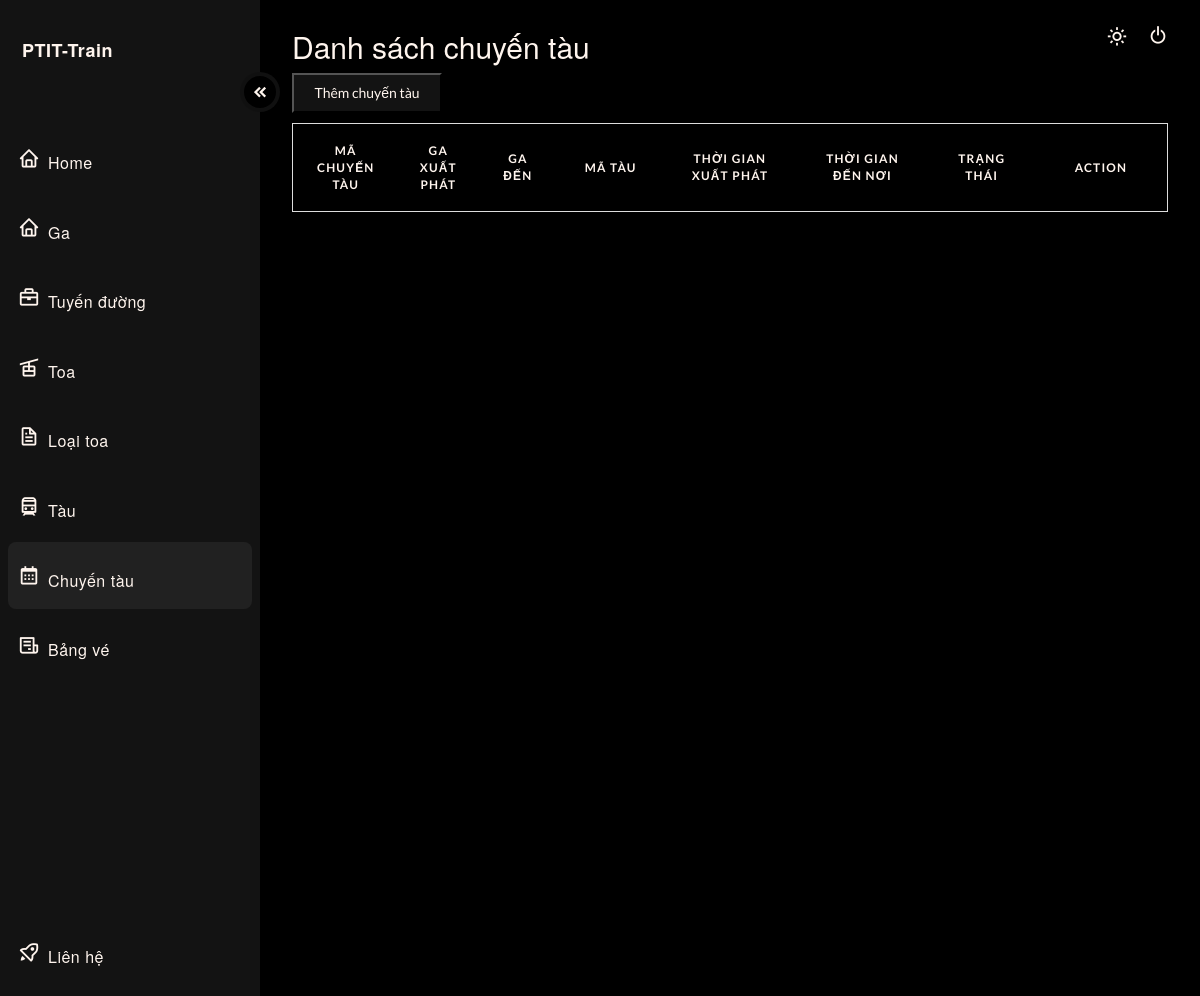
The page /?type=admin&page=chuyentau (signed in) on the database as committed earlier.
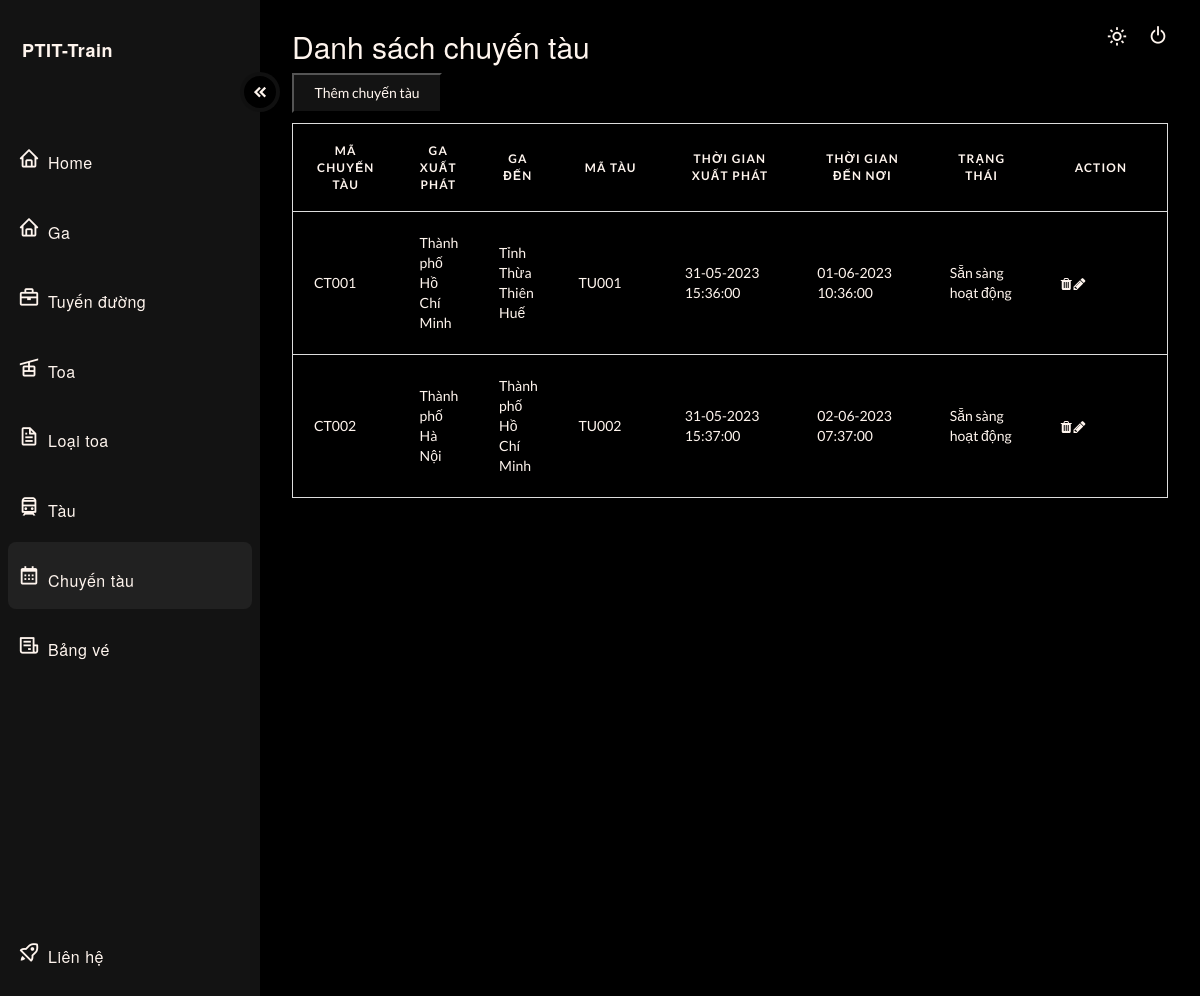
The same page on the database as committed later.
### tables this page shows
CREATE TABLE ChuyenTau(
  `MaChuyenTau` VARCHAR(20) PRIMARY KEY,
  `MaTuyenDuong` VARCHAR(20),
  `MaTau` VARCHAR(20),
  `ThoiGianXuatPhat` DATETIME,
  `TrangThai` TINYINT,
  FOREIGN KEY (`MaTuyenDuong`) REFERENCES `TuyenDuong`(`MaTuyenDuong`),
  FOREIGN KEY (`MaTau`) REFERENCES `Tau`(`MaTau`)
);

### src/controller/Controller.php (called while the page is built, shortened)
<?php
    class Controller{
        public function menu_bar(){
            include 'view/admin/menu_bar_admin.php';
        }
    }
?>

### src/index.php (called while the page is built)
<?php
    require 'route.php';
?>

### src/controller/ChuyenTauController.php (called while the page is built, shortened)
<?php
    class ChuyenTauController{
        public function index(){
            include './module/ChuyenTauModule/ChuyenTau.php';
            $arrChuyenTau= (new ChuyenTau)->load();
            include './view/admin/dashboard_chuyentau.php';
		}
    }
?>

### src/module/db.php (called while the page is built, shortened)
<?php
    class DB{
        private function conn() {
            $connectionString = "mysql:host=" . getenv('MYSQL_HOSTNAME') . ";dbname=" . getenv('MYSQL_DATABASE');
            $conn = new \PDO($connectionString, getenv('MYSQL_USER'), getenv('MYSQL_PASSWORD'));
            $conn->setAttribute(PDO::ATTR_ERRMODE, PDO::ERRMODE_EXCEPTION);
            return $conn;
        }
        public function select($sql, $params = null)
        {
            $connect = $this->conn();
            if($params != null){
                $res = $connect->prepare($sql);
                $res->execute($params);
            }
            else {
                $res = $connect->query($sql);
            }
            $res->setFetchMode(PDO::FETCH_ASSOC);
            return $res;
        }
    }
?>

### src/module/ChuyenTauModule/ChuyenTau.php (called while the page is built, shortened)
<?php
include_once "./module/db.php";
include "ChuyenTauObject.php";
    class ChuyenTau{
        function load(){
            try {
                $db = new DB();
                $sql = "select CT.*, TD_TMP.TenGaDiemDen, TD_TMP.TenGaXuatPhat, TD_TMP.ThoiGianChay, TD_TMP.XuatPhat, TD_TMP.DiemDen
                from ChuyenTau as CT,
                (
                    select tmp1.*, G2.TenGa as TenGaDiemDen
                    from
                    (
                        select TD.*, G.TenGa as TenGaXuatPhat
                        from Ga as G, TuyenDuong as TD
                        where G.MaGa = TD.XuatPhat
                    ) as tmp1, Ga as G2
                    where tmp1.DiemDen = G2.MaGa
                ) as TD_TMP where CT.MaTuyenDuong = TD_TMP.MaTuyenDuong";
                $sth = $db->select($sql);
                $arr = [];
                while($row = $sth->fetch()) {
                    $obj = new ChuyenTauObject($row);
                    $thoiGianXuatPhatTmp = new DateTime($obj->getThoiGianXuatPhat());
                    $obj->setThoiGianXuatPhat($thoiGianXuatPhatTmp->format('d-m-Y H:i:s'));
                    $thoiGianChayTmp = explode(':', $obj->getThoiGianChay());
                    $thoiGianChayInterval = new DateInterval(
                        'PT' . $thoiGianChayTmp[0] . 'H' . $thoiGianChayTmp[1] . 'M' . $thoiGianChayTmp[2] . 'S'
                    );
                    $thoiGianXuatPhatTmp->add($thoiGianChayInterval);
                    $thoiGianDenNoi = $thoiGianXuatPhatTmp->format('d-m-Y H:i:s');
                    $obj->setThoiGianDenNoi($thoiGianDenNoi);
                    if($obj->getTrangThai() == 0)
                        $obj->setTrangThaitxt("Sẵn sàng hoạt động");
                    else if($obj->getTrangThai() == 1)
                        $obj->setTrangThaitxt("Đang gặp sự cố");
                    $arr[] = $obj;
                }
                    return $arr;
                }
            catch (PDOException $e) {
                return  $sql . "<br>" . $e->getMessage();
            }
        }
    }
?>

### src/module/ChuyenTauModule/ChuyenTauObject.php (called while the page is built, shortened)
<?php
    class ChuyenTauObject{
        private $MaChuyenTau;
        private $MaTuyenDuong;
        private $TenGaXuatPhat;
        private $TenGaDiemDen;
        private $XuatPhat;
        private $DiemDen;
        private $MaTau;
        private $ThoiGianXuatPhat;
        private $ThoiGianChay;
        private $ThoiGianDenNoi;
        private $TrangThai;
        private $TrangThaitxt;
        public function __construct($row)
        {
            $this->MaChuyenTau = $row['MaChuyenTau'];
            $this->MaTuyenDuong = $row['MaTuyenDuong'];
            $this->MaTau = $row['MaTau'];
            $this->TenGaXuatPhat = $row['TenGaXuatPhat'];
            $this->TenGaDiemDen = $row['TenGaDiemDen'];
            $this->XuatPhat = $row['XuatPhat'];
            $this->DiemDen = $row['DiemDen'];
            $this->ThoiGianXuatPhat = $row['ThoiGianXuatPhat'];
            $this->ThoiGianChay = $row['ThoiGianChay'];
            $this->TrangThai = $row['TrangThai'];
        }
        public function getMaChuyenTau()
        {
                return $this->MaChuyenTau;
        }
        public function getMaTuyenDuong()
        {
                return $this->MaTuyenDuong;
        }
        public function getTenGaDiemDen()
        {
                return $this->TenGaDiemDen;
        }
        public function getTenGaXuatPhat()
        {
                return $this->TenGaXuatPhat;
        }
        public function getMaTau()
        {
                return $this->MaTau;
        }
        public function getThoiGianXuatPhat()
        {
                return $this->ThoiGianXuatPhat;
        }
        public function setThoiGianXuatPhat($ThoiGianXuatPhat)
        {
                $this->ThoiGianXuatPhat = $ThoiGianXuatPhat;
        }
        public function getThoiGianChay()
        {
                return $this->ThoiGianChay;
        }
        public function getTrangThai()
        {
                return $this->TrangThai;
        }
        public function getThoiGianDenNoi()
        {
                return $this->ThoiGianDenNoi;
        }
        public function setThoiGianDenNoi($ThoiGianDenNoi)
        {
                $this->ThoiGianDenNoi = $ThoiGianDenNoi;
        }
        public function getXuatPhat()
        {
                return $this->XuatPhat;
        }
        public function getDiemDen()
        {
                return $this->DiemDen;
        }
        public function getTrangThaitxt()
        {
                return $this->TrangThaitxt;
        }
        public function setTrangThaitxt($TrangThaitxt)
        {
                $this->TrangThaitxt = $TrangThaitxt;
        }
    }
?>

### src/view/admin/dashboard_chuyentau.php (the view, shortened to what this page needs)
  <main>
    <header>
      <div class="text">
        <h2>Danh sách chuyến tàu</h2>
  <table id="myTable">
  <button style="background-color:var(--accent-clr); color: var(--text);; width: 150px; height: 40px; margin-bottom: 10px;" id="addBtn">Thêm chuyến tàu</button>
  <thead>
    <tr>
      <th scope="col" width="80px">Mã chuyến tàu</th>
      <th scope="col" width="60px">Ga xuất phát</th>
      <th scope="col" width="60px">Ga đến</th>
      <th scope="col" width="80px">Mã tàu</th>
      <th scope="col" width="100px">Thời gian xuất phát</th>
      <th scope="col" width="100px">Thời gian đến nơi</th>
      <th scope="col" width="80px">Trạng thái</th>
      <th scope="col" width="100px">Action</th>
    </tr>
  </thead>
  <tbody>
    <?php foreach($arrChuyenTau as $each): ?>
    <tr>
      <td data-label="TripCode"><?php echo $each->getMaChuyenTau(); ?></td>
      <td data-label="GaXuatPhat" value="<?php echo $each->getXuatPhat(); ?>" data-ma-tuyen="<?php echo $each->getMaTuyenDuong(); ?>"><?php echo $each->getTenGaXuatPhat(); ?></td>
      <td data-label="GaDen" value="<?php echo $each->getDiemDen(); ?>"><?php echo $each->getTenGaDiemDen(); ?></td>
      <td data-label="TrainCode"><?php echo $each->getMaTau(); ?></td>
      <td data-label="TimeStart"><?php echo $each->getThoiGianXuatPhat(); ?></td>
      <td data-label="EndTime"><?php echo $each->getThoiGianDenNoi(); ?></td>
      <td data-label="Status" value="<?php echo $each->getTrangThai(); ?>"><?php echo $each->getTrangThaitxt(); ?></td>
      <td data-label="Period">
        <i class="fa fa-trash ticon"></i>
        <i class="fa fa-pencil"></i>
    </tr>
    <?php endforeach; ?>
  </tbody>
</table>
      </div>
      <div>
        <button style="position: absolute; top: 21px; right: 60px;" id="theme_switch">
          <i class='bx bx-sun'></i>
        </button>
      </div>
      <div>
        <button class="log" id="theme_switch">
          <i style="margin-left: 8px; position: absolute; margin-left: 8px;top: 24px;right: 23px;" class='bx bx-power-off'></i>
        </button>
      </div>
    </header>
  </main>
</div>
</body>
</html>

### src/route.php (shortened to what this page needs)
<?php
   require_once 'controller/Controller.php';
   require_once 'controller/ChuyenTauController.php';
    $action = $_GET['action'] ?? 'index';
    $page = $_GET['page'] ?? 'base';
    $type = $_GET['type'] ?? '';
    switch($type){
		case 'admin':
			switch($page){
                case 'chuyentau':
                    switch($action){
                        case 'index':
                            (new Controller)->menu_bar();
                            (new ChuyenTauController)->index();
                            break;
                    }
                    break;
			}
            break;
	}
?>

### src/view/admin/menu_bar_admin.php (shortened to what this page needs)
<!DOCTYPE html>
<html>
<head>
  <link rel="stylesheet" href="https://weareoutman.github.io/clockpicker/dist/jquery-clockpicker.min.css"></link>
  <link rel="stylesheet" href="https://cdn.jsdelivr.net/npm/sweetalert2@11.1.4/dist/sweetalert2.min.css">
  <link href="https://cdn.jsdelivr.net/npm/bootstrap@5.2.3/dist/css/bootstrap.min.css" rel="stylesheet">
	<link href='https://unpkg.com/boxicons@2.1.4/css/boxicons.min.css' rel='stylesheet'>
	<link rel="stylesheet" href="https://cdnjs.cloudflare.com/ajax/libs/font-awesome/4.7.0/css/font-awesome.min.css">
	<link rel="stylesheet" type="text/css" href="/view/css/dashboard.css">
    	<link rel="stylesheet" href="/view/css/train.css">
</head>
<body>
<div id="page_wrapper">
  <div id="sidenav" class="sidenav">
    <div class="sidenav_header">
      <div class="logo_section">
        <h3>PTIT-Train</h3>
      </div>
      <a href="?type=admin&page=home_admin" class="sidenav_link home">
        <i class='bx bx-home'></i>
        <h3>Home</h3>
      </a>
      <a href="?type=admin&page=ga" class="sidenav_link ga">
        <i class='bx bx-home'></i>
        <h3>Ga</h3>
      </a>
      <a href="?type=admin&page=tuyenduong" class="sidenav_link tuyenduong">
        <i class='bx bx-briefcase'></i>
        <h3>Tuyến đường</h3>
      </a>
      <a href="?type=admin&page=toa" class="sidenav_link toa">
        <i class='bx bx-cable-car'></i>
        <h3>Toa</h3>
      </a>
      <a href="?type=admin&page=loaitoa" class="sidenav_link loaitoa">
        <i class='bx bx-file'></i>
        <h3>Loại toa</h3>
      </a>
      <a href="?type=admin&page=tau" class="sidenav_link tau">
        <i class='bx bx-train'></i>
        <h3>Tàu</h3>
      </a>
      <a href="?type=admin&page=chuyentau" class="sidenav_link chuyentau">
        <i class='bx bx-calendar'></i>
        <h3>Chuyến tàu</h3>
      </a>
      <a href="?type=admin&page=bangve" class="sidenav_link bangve">
        <i class='bx bx-receipt'></i>
        <h3>Bảng vé</h3>
      </a>
    </div>
    <div class="sidenav_footer">
      <a href="?type=admin&page=lienhe" class="sidenav_link lienhe">
        <i class='bx bx-rocket'></i>
        <h3>Liên hệ</h3>
      </a>
  </div>
      <button id="nav_collapse_btn">
        <i class='bx bxs-chevrons-left'></i>
      </button>
</div>

### src/view/css/dashboard.css (style rules this page uses)
body { margin: 0px; padding: 0px; }
:root { --accent-clr: #131313; --accent-dark: #000000; --accent-light: rgba(155, 155, 155, .1); --text: seashell; }
#page_wrapper { height: 125vh; display: grid; grid-template-columns: 260px 1fr; font-family: 'Lato', sans-serif; box-sizing: border-box; background-color: var(--accent-dark); }
.sidenav { background-color: var(--accent-clr); height: 125vh; padding-inline: 8px; display: flex; flex-direction: column; position: relative; justify-content: space-between; }
.sidenav_link { display: flex; align-items: center; padding: 10px; margin-bottom: 2px; }
.sidenav_link.active { font-weight: 700; background-color: var(--accent-light); border-radius: 8px; }
.sidenav_link i { color: var(--text); }
.logo_section { height: 60px; margin-top: 16px; display: flex; align-items: center; margin-bottom: 48px; padding-inline: 14px; }
.logo_section h3 { font-weight: bold;font-size: 18px; }
#nav_collapse_btn { position: absolute; top: 72px; left: 240px; transition: 250ms ease-out; background-color: var(--accent-dark); border-radius: 99px; display: flex; align-items: center; justify-content: center; border: 4px solid var(--accent-light); height: 40px; width: 40px; cursor: pointer; }
#nav_collapse_btn > i { color: var(--text); font-size: 18px; margin-left: 8px; }
.bx { font-size: 22px;margin-right: 8px; }
h3 { color: var(--text); font-size: 16px; letter-spacing: .5px; }
a { text-decoration: none; }
.bx-calendar { position: relative; }
.sidenav_footer { margin-bottom: 12px; }
main { padding-inline: 32px; }
header { margin-top: 30px; display: flex; justify-content: space-between; }
h2 { font-size: 32px; font-weight: 300; margin-bottom: 12px; color: var(--text); }
#theme_switch { background-color: transparent; border: none; color: var(--text); display: flex; justify-content: center; align-items: center; cursor: pointer; border-radius: 8px; padding: 4px; }
.bx-sun { color: var(--text); padding-left: 8px; }
table { border-collapse: collapse; margin: 0; padding: 0; width: 100%; table-layout: fixed; color: var(--text); border-spacing: 0 15px; }
table tr { background-color:transparent; border: 1px solid #ddd!important; padding: .35em; margin-bottom: 10px; }
table th, table td { padding: 1.5em; text-align: left; }
table th { font-size: .85em; letter-spacing: .1em; text-transform: uppercase; }
.ticon { padding: 5px; background: var(--gray); border-radius: 4px; width: 15px; height: 15px; text-align: center; }

Rows that differ between the two databases and show on the page:
added chuyentau: MaChuyenTau "CT001", TenGaXuatPhat "Thành phố Hồ Chí Minh", TenGaDiemDen "Tỉnh Thừa Thiên Huế", MaTau "TU001", ThoiGianXuatPhat "31-05-2023 15:36:00", ThoiGianXuatPhat "01-06-2023 10:36:00", $each->getTrangThai() 0 (drawn), TrangThaitxt "Sẵn sàng hoạt động"
added chuyentau: MaChuyenTau "CT002", TenGaXuatPhat "Thành phố Hà Nội", TenGaDiemDen "Thành phố Hồ Chí Minh", MaTau "TU002", ThoiGianXuatPhat "31-05-2023 15:37:00", ThoiGianXuatPhat "02-06-2023 07:37:00", $each->getTrangThai() 0 (drawn), TrangThaitxt "Sẵn sàng hoạt động"
